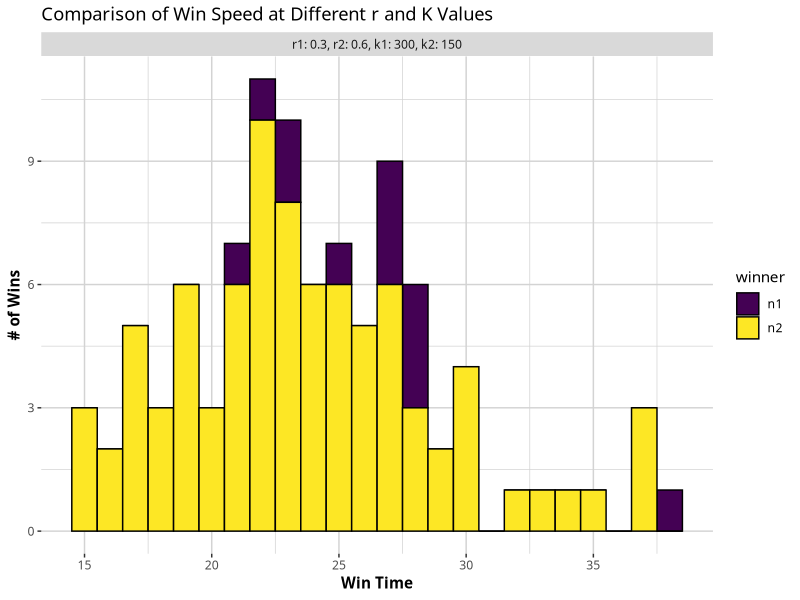
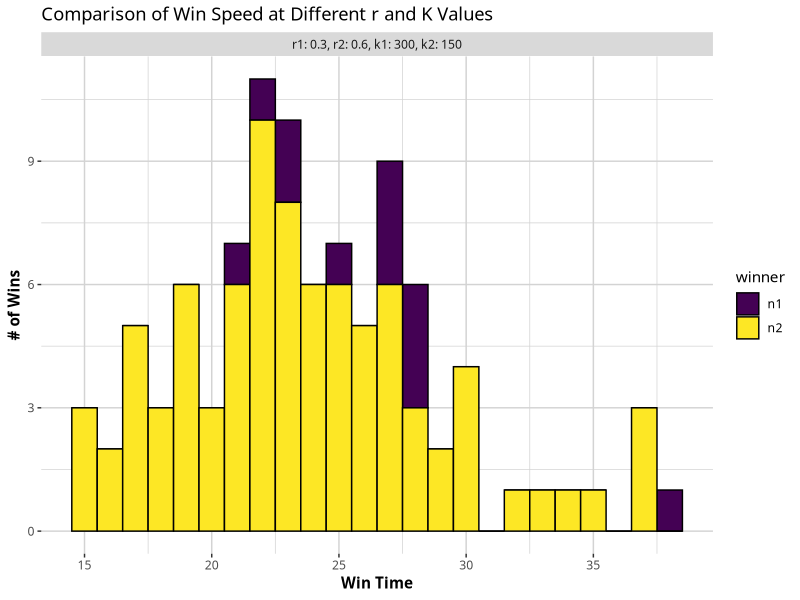

Recreate these plots in R, in order.
## ---- chunk 1
library(tidyverse)
library(ggplot2)
## ---- chunk 2
my_world <- list("1" = list("n1" = 10, "n2" = 10), 
              "2" = list("n1" = 0, "n2" = 0), 
              "3" = list("n1" = 0, "n2" = 0),
              "4" = list("n1" = 0, "n2" = 0), 
              "5" = list("n1" = 0, "n2" = 0), 
              "6" = list("n1" = 0, "n2" = 0), 
              "7" = list("n1" = 0, "n2" = 0), 
              "8" = list("n1" = 0, "n2" = 0), 
              "9" = list("n1" = 0, "n2" = 0), 
              "10" = list("n1" = 0, "n2" = 0),
              "11" = list("n1" = 0, "n2" = 0),
              "12" = list("n1" = 0, "n2" = 0),
              "13" = list("n1" = 0, "n2" = 0),
              "14" = list("n1" = 0, "n2" = 0),
              "15" = list("n1" = 0, "n2" = 0),
              "16" = list("n1" = 0, "n2" = 0),
              "17" = list("n1" = 0, "n2" = 0),
              "18" = list("n1" = 0, "n2" = 0),
              "19" = list("n1" = 0, "n2" = 0),
              "20" = list("n1" = 0, "n2" = 0))
my_params <- list("n1" = list("r" = 0.3, "k" = 300), 
               "n2" = list("r" = 0.6, "k" = 150))
## ---- chunk 3
migrants_number <- function(n){
  return(rbinom(n = 1, size = n, prob = 0.5))
}
## ---- chunk 4
direction_generator <-function(){
  return(sample(c(-1, 1), 1))
}
direction_generator()

## ---- chunk 5
growth <- function(r, k, n){
  return((r*(1-min(n,k)/k))*min(n,k))
}
growth(r = 10, k = 100, n = 10)
## ---- chunk 6
simulate <- function(world, params){

i <- 0
while(i<1000){
  
#growth on all patches
  for(patch in seq(1, length(world))){
    for(pop in seq(1, length(world[[patch]]))){
      curr_pop_name <- names(world[[patch]][pop])
      curr_pop <- world[[patch]][[curr_pop_name]]
      world[[patch]][[curr_pop_name]] <- world[[patch]][[curr_pop_name]] + 
        round(growth(r = params[[curr_pop_name]][["r"]], k = params[[curr_pop_name]][["k"]], n = curr_pop)) -> curr_pop
    }
  }
  
  #movement on all patches
  for(patch in seq(1, length(world))){
    for(pop in seq(1, length(world[[patch]]))){
      curr_pop_name <- names(world[[patch]][pop])
      curr_pop <- world[[patch]][[curr_pop_name]]
      migrants <- migrants_number(floor(curr_pop))
      direction <- direction_generator()
      destination <- patch + direction
      if(all(destination > 0 & destination <= length(world))){
        world[[patch]][[curr_pop_name]] <- world[[patch]][[curr_pop_name]] - migrants
        world[[destination]][[curr_pop_name]] <- world[[destination]][[curr_pop_name]] + migrants
    }
   }
  }
  
#checking if one of them won
  if(sum(unlist(world$"20")) > 0){
    result <- list(world)
    edge_patch <- world$"20"
  #checking which one said winner is
    the_winner <- character()
    ifelse(edge_patch$n1 > 0 && edge_patch$n2 == 0, the_winner <- "n1", 
           ifelse(edge_patch$n1 == 0 && edge_patch$n2 > 0, the_winner <- "n2", the_winner <- NA))
    
    #put the results in a new row in simulation_data
    
    simulation_data %>% add_row(worlds = result, timestep = i, parameters = list(params),
                                winner = the_winner,  r1 = params$n1$r, 
                                r2 = params$n2$r, k1 = params$n1$k, k2 = params$n2$k) -> simulation_data
    return(simulation_data)
  }
  i <- i + 1
}
  }
## ---- chunk 7
#making the dataframe empty
simulation_data <- tibble(worlds = list(), timestep = numeric(), parameters = list(),
    winner = character(), r1 = numeric(), r2 = numeric(), k1 = numeric(), k2 = numeric())

## ---- chunk 8
for(i in seq(1, 100, 1)){
simulation_data <- simulate(my_world, my_params)
}
## ---- chunk 9
  simulation_data %>% filter(!is.na(winner)) %>% 
  group_by(winner, r1, k1, r2, k2)  %>% 
  filter(r1 == 0.3, k1 == 300, r2 == 0.6, k2 == 150) %>% 
  ggplot(aes(x = timestep))+
  scale_fill_ordinal()+
  facet_wrap(~r1+r2+k1+k2, labeller = labeller(.multi_line = FALSE, .default = label_both))+
  geom_histogram(aes(x = timestep, fill = winner), binwidth = 1, colour = "black")+
  labs(x = "Win Time", y = "# of Wins", title = "Comparison of Win Speed at Different r and K Values")+
  theme(text = element_text(family = "Tahoma"), 
        axis.title = element_text(face = "bold"),
        panel.background = element_rect(fill = "white"),
        panel.grid = element_line(colour = "lightgrey"))
 
## ---- chunk 10
  simulation_data %>% filter(!is.na(winner)) %>% group_by(winner, r1, k1, r2, k2) %>% 
  ggplot(aes(x = timestep))+
  scale_fill_ordinal()+
  facet_wrap(~r1+r2+k1+k2, labeller = labeller(.multi_line = FALSE, .default = label_both))+
  geom_histogram(aes(x = timestep, fill = winner), binwidth = 1, colour = "black")+
  labs(x = "Win Time", y = "# of Wins", title = "Comparison of Win Speed at Different r and K Values")+
  theme(text = element_text(family = "Tahoma"), 
        axis.title = element_text(face = "bold"),
        panel.background = element_rect(fill = "white"),
        panel.grid = element_line(colour = "lightgrey"))
 
